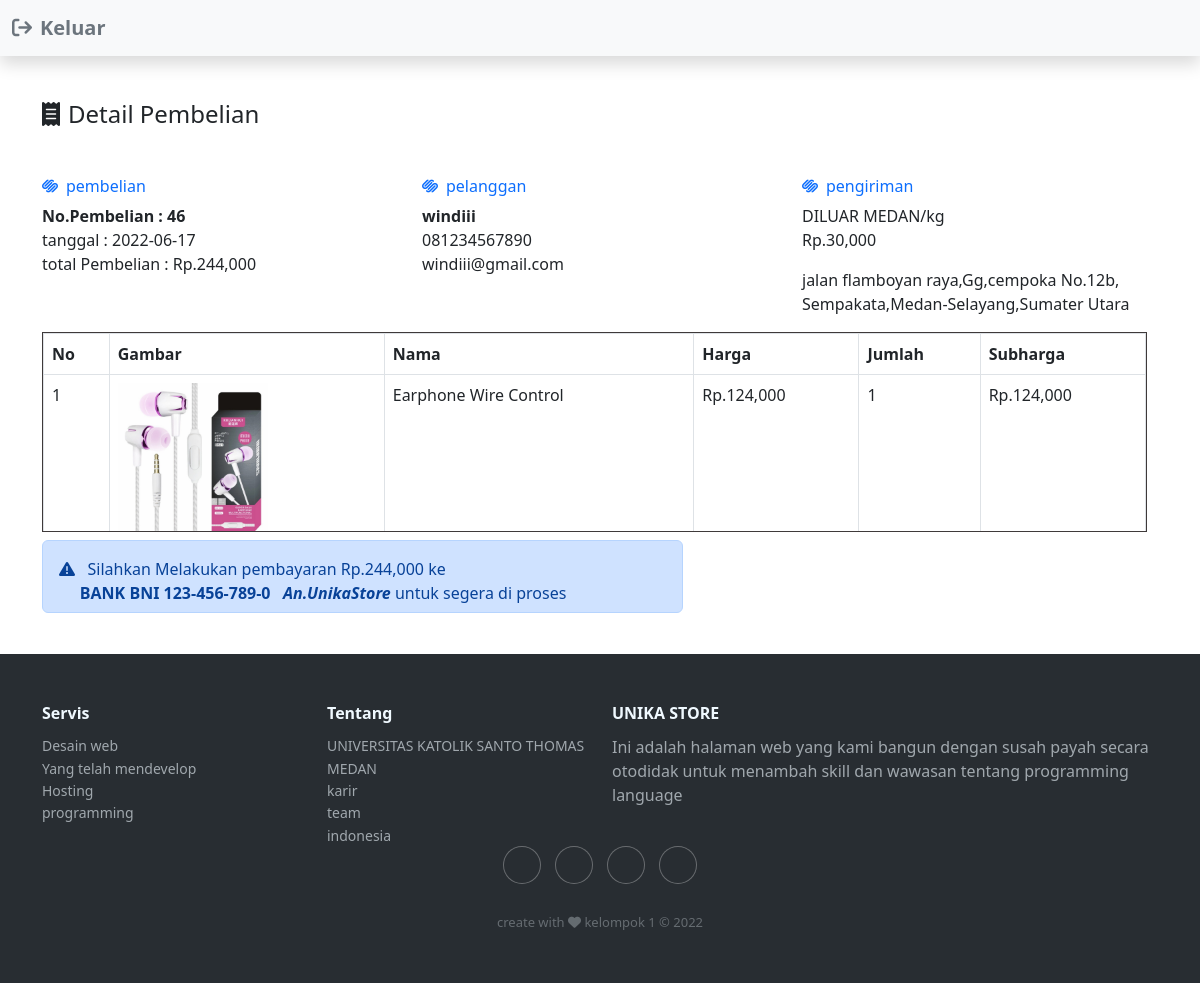
The app's page /nota.php?id=46 (signed in) with its own data.
### tables this page shows
CREATE TABLE `pembelian` (
  `id_pembelian` int(11) NOT NULL,
  `id_pelanggan` varchar(50) NOT NULL,
  `id_ongkir` int(11) NOT NULL,
  `tanggal_pembelian` date NOT NULL,
  `total_pembelian` int(11) NOT NULL,
  `alamat_pengiriman` text NOT NULL,
  `nama_kota` varchar(100) NOT NULL,
  `tarif` int(11) NOT NULL,
  `status_pembelian` varchar(80) NOT NULL DEFAULT 'pending',
  `resi_pengiriman` varchar(50) NOT NULL
);

CREATE TABLE `user` (
  `id_user` int(11) NOT NULL,
  `username` varchar(15) NOT NULL,
  `email` varchar(50) NOT NULL,
  `nohp` varchar(12) NOT NULL,
  `password` varchar(255) NOT NULL,
  `level` enum('admin','user') NOT NULL
);

CREATE TABLE `pembelian_produk` (
  `id_pembelian_produk` int(11) NOT NULL,
  `id_pembelian` int(11) NOT NULL,
  `id_produk` int(11) NOT NULL,
  `jumlah` int(11) NOT NULL,
  `nama` varchar(50) NOT NULL,
  `harga` int(11) NOT NULL,
  `subharga` int(11) NOT NULL
);

CREATE TABLE `produk` (
  `id` int(11) NOT NULL,
  `namaproduk` varchar(25) NOT NULL,
  `deskripsi` varchar(255) NOT NULL,
  `harga` varchar(16) NOT NULL,
  `gambar` varchar(255) NOT NULL
);

### nota.php (the view, shortened to what this page needs)
<?php
include 'config.php'
?>
<!DOCTYPE html>
<html lang="en">
<head>
    <link href="https://cdn.jsdelivr.net/npm/bootstrap@5.2.0-beta1/dist/css/bootstrap.min.css" rel="stylesheet" />
    <?php include './db_user/footerkit.php' ?>
    <link rel="stylesheet" href="./css/nota.css">
</head>
<body>
<nav class="navbar bg-light shadow fixed-top">
  <div class="container-fluid ">
    <a class=" navbar-brand fw-bold text-secondary " href="./l1.php"><i class="fa-solid fa-arrow-right-from-bracket pe-2"></i>Keluar</a>
  </div>
</nav>
<div class="konten">
    <div class="container  " style="margin-top:100px;">
        <h4> <i class="fa-solid fa-receipt pe-2 "></i>Detail Pembelian</h4  >
    <?php
    $ambil = $conn->query("SELECT * FROM pembelian JOIN user
            ON pembelian.id_pelanggan =user.id_user
            WHERE pembelian.id_pembelian='$_GET[id]'");
        $detail =$ambil->fetch_assoc();
         ?>
    <div class="row mt-5">
        <div class="col-md-4 ">
    <h6 class="text-primary"><i class="fa-brands fa-squarespace pe-2"></i>pembelian</h6>
    <p>
        <strong>No.Pembelian :&nbsp;<?php echo $detail ['id_pembelian'] ?></strong><br>
        tanggal : <?php echo $detail ['tanggal_pembelian'] ?> <br>
        total Pembelian : Rp.<?php echo number_format($detail ['total_pembelian']); ?>
    </p>
    </div>
    <div class="col-md-4">
    <h6 class="text-primary"><i class="fa-brands fa-squarespace pe-2"></i>pelanggan</h6>
    <strong><?php echo $detail['username']; ?></strong> <br>
    <p><?php echo $detail ['nohp']; ?><br>
        <?php echo $detail ['email']; ?><br></p>
    </div>
    <div class="col-md-4">
        <h6 class="text-primary"><i class="fa-brands fa-squarespace pe-2"></i>pengiriman</h6>
        <p><?php echo $detail ['nama_kota']; ?><br>
        Rp.<?php echo number_format($detail ['tarif']); ?><br></p>
       <?php echo $detail ['alamat_pengiriman']; ?><br></p>
    </div>
    </div>
    <div class="overplow">
    <table class="table table-bordered">
    <thead>
    <tr class="table">
      <th scope="col">No</th>
      <th scope="col">Gambar</th>
      <th scope="col">Nama</th>
      <th scope="col">Harga</th>
      <th scope="col">Jumlah</th>
      <th scope="col">Subharga</th>
    </tr>
  </thead>
  <tbody>
        <?php $nomor=1; ?>
        <?php $ambil=$conn->query("SELECT * FROM pembelian_produk JOIN produk ON
                pembelian_produk.id_produk=produk.id
                WHERE pembelian_produk.id_pembelian='$_GET[id]'"); ?>
            <?php while ($pecah=$ambil->fetch_assoc()){ ?>
        <tr>
                <td><?php echo $nomor; ?></td>
                <td><img src="img/<?php echo $pecah['gambar']; ?>" alt="" width="150px" height="150px"></td>
                <td><?php echo $pecah['namaproduk']; ?></td>
                <td>Rp.<?php echo number_format($pecah['harga']); ?></td>
                <td><?php echo $pecah['jumlah']; ?></td>
                <td>
                    Rp.<?php echo number_format($pecah['harga']*$pecah['jumlah']); ?>
                </td>
        </tr>
        <?php $nomor++; ?>
        <?php } ?>
  </tbody>
    </table>
    </div>
                    <div class="row">
                        <div class="col-md-7">
                            <div class="alert alert-primary mt-2" role="alert">
                                <p>
                                <i class="fa-solid fa-triangle-exclamation" ></i> &nbsp; Silahkan Melakukan pembayaran Rp.<?php echo number_format($detail ['total_pembelian']); ?> ke <br>
                                    <strong>&nbsp; &nbsp;&nbsp; BANK BNI 123-456-789-0&nbsp;&nbsp;  <i>An.UnikaStore</i> </strong> untuk segera di proses
                                </p>
                            </div>
                        </div>
                    </div>
    </div>
</div>
<?php include './db_user/footer.php' ?>

### css/nota.css (style rules this page uses)
.overplow { width: 99%; height: 200px; overflow: auto; border: 1px solid rgb(63, 58, 58); }
.alert { height: 60%; }

### records on screen
pembelian: id_pembelian "46", tanggal_pembelian "2022-06-17", total_pembelian "244,000", user.username "windiii", user.nohp "081234567890", user.email "windiii@gmail.com", nama_kota "DILUAR MEDAN/kg", tarif "30,000", alamat_pengiriman "jalan flamboyan raya,Gg,cempoka No.12b, Sempakata,Medan-Selayang,Sumater Utara"
pembelian_produk: id_produk.gambar (picture), id_produk.namaproduk "Earphone Wire Control", id_produk.harga "124,000", jumlah "1", $pecah['harga']*$pecah['jumlah'] "124,000"
